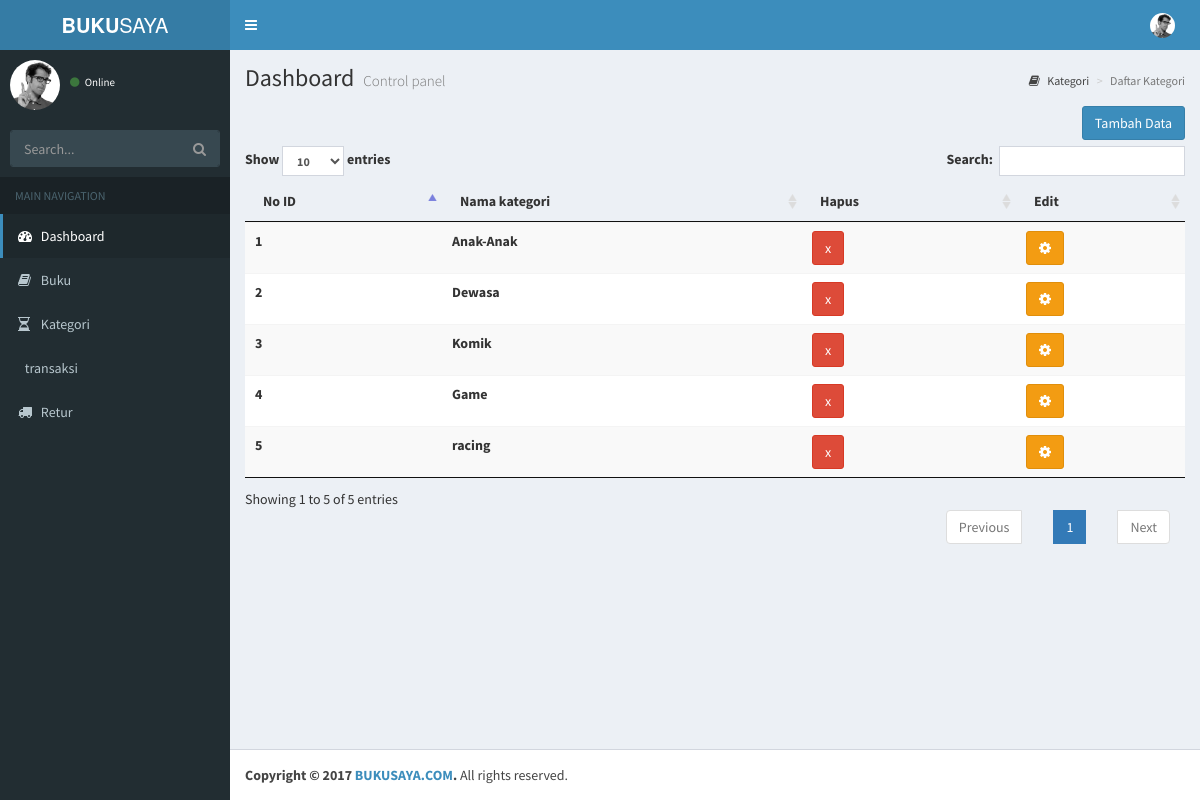
The page /buku/admin/kategori.php on the database its author committed.
### tables this page shows
CREATE TABLE `kategori` (
  `id_kategori` int(11) NOT NULL,
  `nama_kategori` varchar(30) NOT NULL
);

### buku/admin/kategori.php (the view)
<?php
  include 'header.php';
  include 'config.php';
 ?>
 <div class="content-wrapper">
   <section class="content-header">
     <h1>
       Dashboard
       <small>Control panel</small>
     </h1>
     <ol class="breadcrumb">
       <li><a href="#"><i class="fa fa-book"></i> Kategori</a></li>
       <li class="active">Daftar Kategori</li>
     </ol>
   </section>
   <section class="content">
     <a href="input_kategori.php" style="float:right;" class="btn btn-primary">Tambah Data</a>
     <br>
     <br>
     <table id="myTable" class="table table-striped">
       <thead>
         <tr>
           <th>No ID</th>
           <th>Nama kategori</th>
           <th>Hapus</th>
           <th>Edit</th>
         </tr>
       </thead>
       <tbody>
         <?php
          $query = "SELECT * FROM kategori";
          $extract = mysqli_query($koneksi,$query);
          $no = 1;
          while($row = mysqli_fetch_array($extract , MYSQLI_ASSOC)){
            echo '<tr>
              <th>'.$no++.'</th>
              <th>'.$row['nama_kategori'].'</th>
              <th><a class="btn btn-danger" href="hapus-kategori.php?id_kategori='.$row['id_kategori'].'">x<a/></th>
              <th><a class="btn btn-warning" href="edit-kategori.php?id_kategori='.$row['id_kategori'].'"><i class="fa fa-gear"></i><a/></th>
            </tr>';
          }
         ?>
       </tbody>
     </table>
   </section>
 </div>
 <?php
   include 'footer.php';
  ?>

### rows shown on the page
kategori: nama_kategori "Anak-Anak"
kategori: nama_kategori "Dewasa"
kategori: nama_kategori "Komik"
kategori: nama_kategori "Game"
kategori: nama_kategori "racing"
